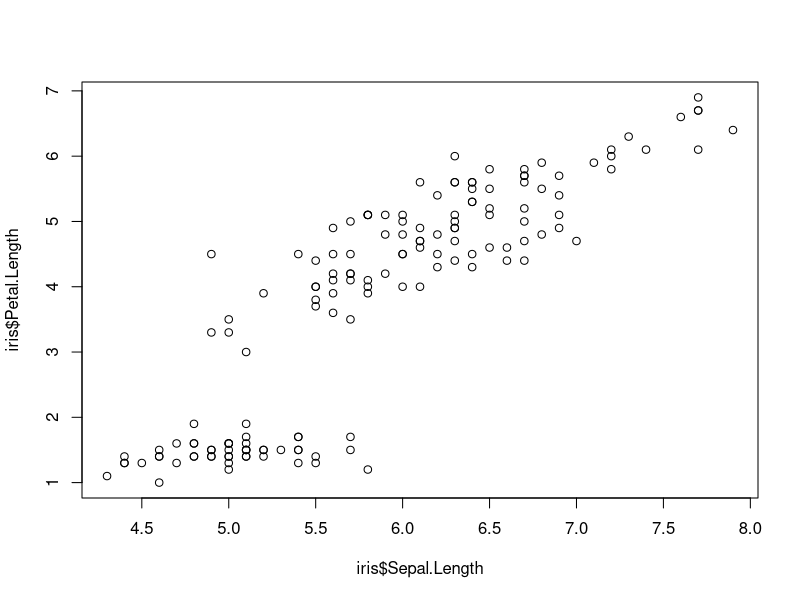
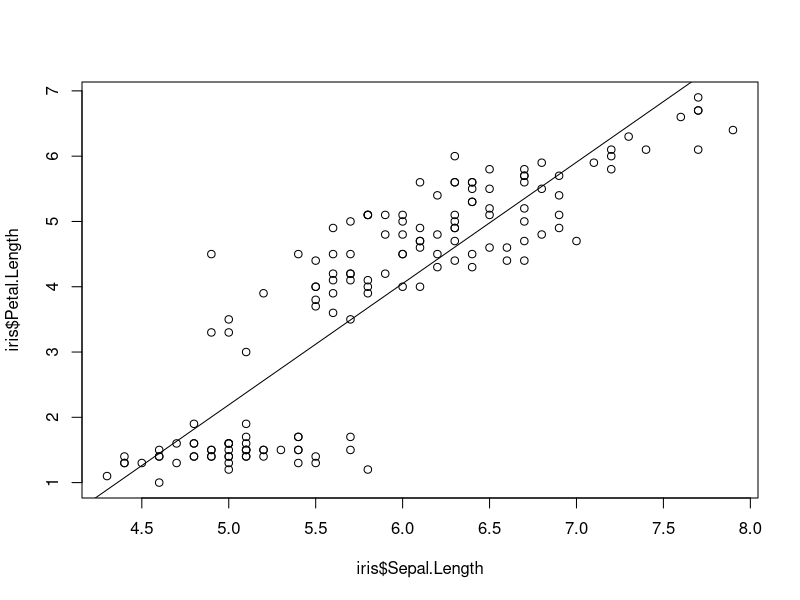
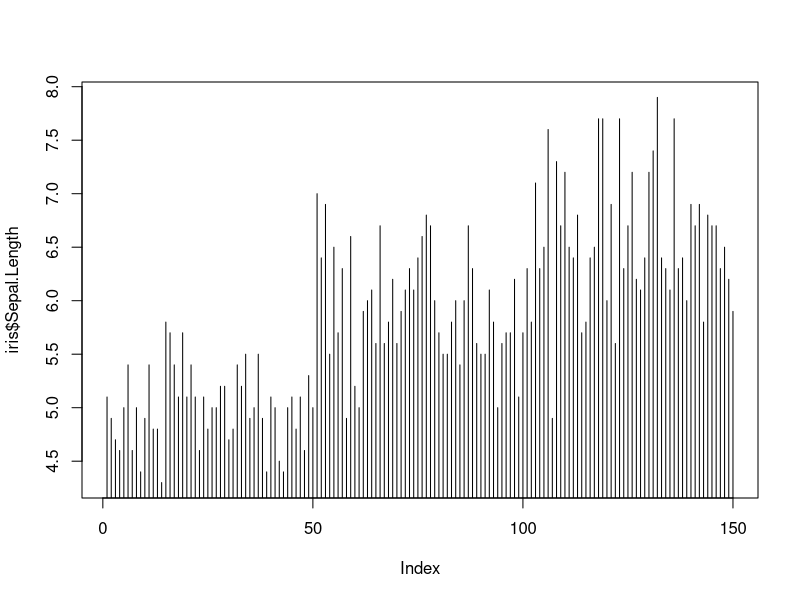
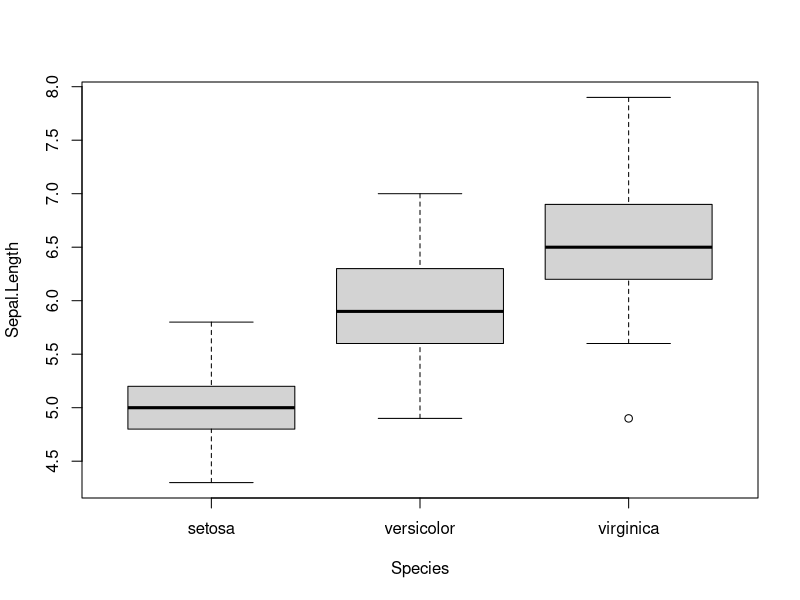
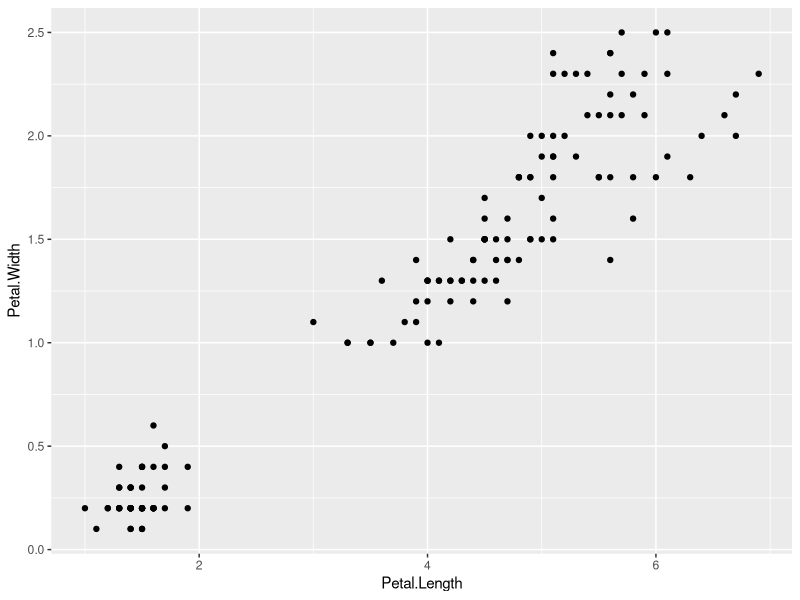
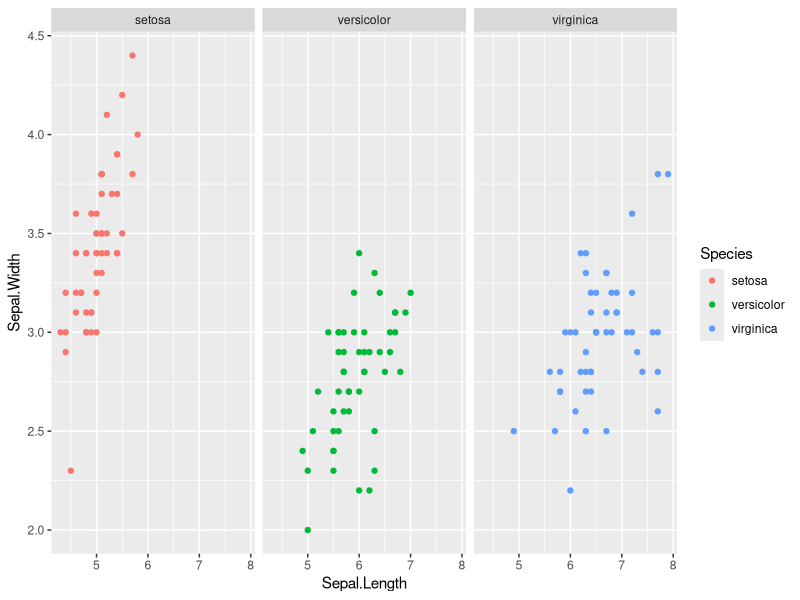
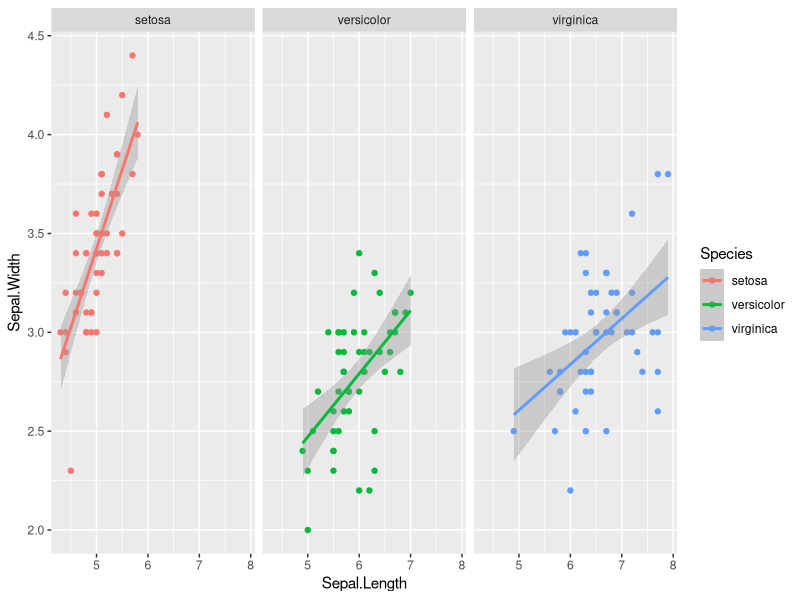
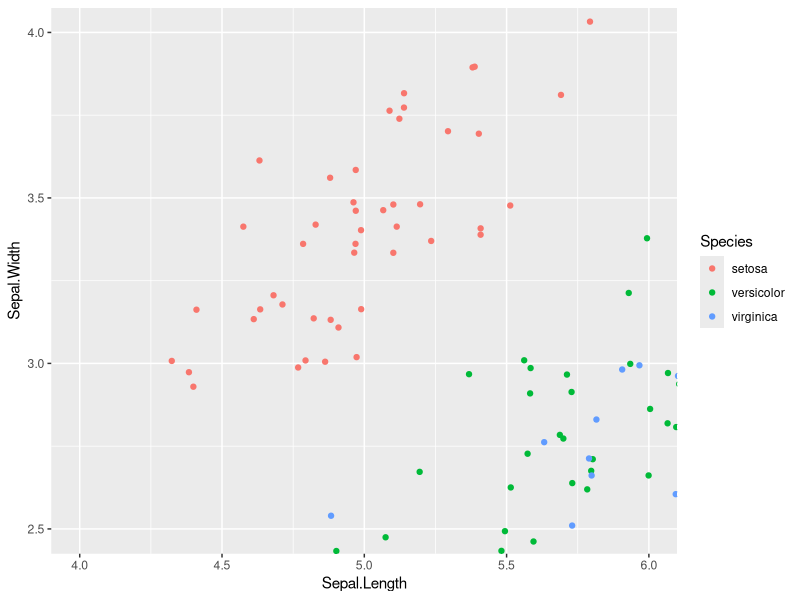

Reproduce these figures in R, in order. (Note: this script raises an error after producing the figures.)
## ---- chunk 1
library(readr)
iris <- read_delim("datasets/iris.txt", delim="\t")

str(iris)
# Classes ‘tbl_df’, ‘tbl’ and 'data.frame':	150 obs. of  5 variables:
#  $ Sepal.Length: num  5.1 4.9 4.7 4.6 5 5.4 4.6 5 4.4 4.9 ...
#  $ Sepal.Width : num  3.5 3 3.2 3.1 3.6 3.9 3.4 3.4 2.9 3.1 ...
#  $ Petal.Length: num  1.4 1.4 1.3 1.5 1.4 1.7 1.4 1.5 1.4 1.5 ...
#  $ Petal.Width : num  0.2 0.2 0.2 0.2 0.2 0.4 0.3 0.2 0.2 0.1 ...
#  $ Species     : chr  "setosa" "setosa" "setosa" "setosa" ...
## ---- chunk 2
plot(iris$Sepal.Length, iris$Petal.Length)
('./plots/plot-1.png')
## ---- chunk 3
plot(iris$Sepal.Length, iris$Petal.Length)
abline(lm(iris$Petal.Length ~ iris$Sepal.Length))
('./plots/plot-2.png')
## ---- chunk 4
plot(iris$Sepal.Length, type = 'h')
('./plots/plot-3.png')
## ---- chunk 5
boxplot(Sepal.Length ~ Species, data = iris)
('./plots/plot-4.png')
## ---- chunk 6
library(ggplot2)
ggplot(data = iris, aes(x=Petal.Length, y=Petal.Width)) + geom_point()
('./plots/ggplot-1.png')
## ---- chunk 7
ggplot(iris, aes(Sepal.Length, Sepal.Width, color = Species)) +
         geom_point() + facet_grid(.~Species)
('./plots/ggplot-2.png')
## ---- chunk 8
ggplot(iris, aes(Sepal.Length, Sepal.Width, color = Species)) +
         geom_point() + facet_grid(.~Species) + geom_smooth(method = "lm")
('./plots/ggplot-3.png')
## ---- chunk 9
ggplot(iris, aes(Sepal.Length, Sepal.Width, color=Species)) + 
     geom_jitter() + 
     coord_cartesian(xlim = c(4,6), ylim=c(2.5,4))
('./plots/ggplot-4.png')
## ---- chunk 10
ggplot(iris, aes(x=Species, y=Sepal.Width, fill=Species)) +
     geom_boxplot(alpha=0.6, width=0.5) + 
     theme_dark()
('./plots/ggplot-5.png')

ggplot(iris, aes(x=Species, y=Sepal.Width, fill=Species)) +
     geom_boxplot(alpha=0.6, width=0.5) + 
     theme_light()
('./plots/ggplot-6.png')
## ---- chunk 11
ggplot(iris, aes(x=Species, y=Sepal.Width)) +
     geom_violin(alpha=0.5, show.legend = FALSE, aes(fill = Species)) + 
     stat_boxplot(geom ='errorbar', width=0.25) +
     geom_boxplot(width=0.5, show.legend = FALSE) + 
     geom_dotplot(binaxis="y", stackdir="center", position="dodge", dotsize=0.75, aes(fill=Species)) + 
     ggtitle("Sepal width for three species of iris") + 
     labs(x="Iris Species", y="Sepal Width") + 
     theme_classic() + 
     theme(axis.title = element_text(size=15),
           plot.title = element_text(size = 24, hjust = 0.5),
           axis.text = element_text(size=13, color = "black")) +
     scale_fill_manual(values = c("#3A9276","#F14705","#4F68A1")) 
('./plots/ggplot-7.png')
## ---- chunk 12
Normal <- c(0.83, 0.79, 0.99, 0.69)
Cancer <- c(0.56, 0.56, 0.64, 0.52)
m <- c(mean(Normal), mean(Cancer))
s <- c(sd(Normal), sd(Cancer))
d <- data.frame(V=c("Normal", "Cancer"), mean=m, sd=s)
d$V <- factor(d$V, levels=c("Normal", "Cancer"))

ggplot(d, aes(V, mean, fill=V, width=.5)) + 
     geom_errorbar(aes(ymin=mean, ymax=mean+sd, width=.2), 
                     position=position_dodge(width=.8)) + 
     geom_bar(stat="identity", position=position_dodge(width=.8), colour="black") + 
     scale_fill_manual(values=c("grey80", "white")) + 
     theme_bw() +theme(legend.position="none") + xlab("") + ylab("") + 
     theme(axis.text.x = element_text(face="bold", size=14), 
               axis.text.y = element_text(face="bold", size=14)) + 
     scale_y_continuous(expand=c(0,0), limits=c(0, 1.2), breaks=seq(0, 1.2, by=.2)) + 
     geom_segment(aes(x=1, y=.98, xend=1, yend=1.1)) + 
     geom_segment(aes(x=2, y=.65, xend=2, yend=1.1)) + 
     geom_segment(aes(x=1, y=1.1, xend=2, yend=1.1)) + 
     annotate("text", x=1.5, y=1.06, label="*")
('./plots/ggplot-8.png')
## ---- chunk 13
ggplot(iris)
('./plots/ggplot-9.png')
## ---- chunk 14
ggplot(iris, aes(x=Sepal.Length))
('./plots/ggplot-10.png')
## ---- chunk 15
ggplot(iris, aes(x=Sepal.Length)) + geom_point()
# Error: geom_point requires the following missing aesthetics: y
## ---- chunk 16
ggplot(iris, aes(x=Sepal.Length, y=Sepal.Width)) + geom_point() + geom_smooth()
('./plots/ggplot-11.png')
## ---- chunk 17
ggplot(iris, aes(x=Sepal.Length)) + geom_histogram()
('./plots/ggplot-12.png')
## ---- chunk 18
ggplot(iris, aes(x=Sepal.Length)) + geom_histogram()
('./plots/ggplot-12.png')
## ---- chunk 19
ggplot(iris, aes(x=Sepal.Length, fill=Species)) + geom_histogram()
('./plots/ggplot-13.png')
## ---- chunk 20
ggplot(iris, aes(x=Sepal.Length, fill=Species)) + geom_histogram(position="identity", alpha=0.5)
('./plots/ggplot-14.png')
## ---- chunk 21
ggplot(iris, aes(x=Sepal.Length, fill=Species)) + geom_histogram(alpha=0.5)
('./plots/ggplot-15.png')
## ---- chunk 22
ggplot(iris, aes(x=Sepal.Length, y=Sepal.Width, color=Sepal.Width)) + geom_point()
('./plots/ggplot-16.png')
## ---- chunk 23
ggplot(iris, aes(x=Sepal.Length, y=Sepal.Width, color=Species)) + geom_point()
('./plots/ggplot-17.png')
## ---- chunk 24
ggplot(iris, aes(x=Sepal.Length, y=Sepal.Width, color="coral")) + geom_point()
('./plots/ggplot-18.png')
## ---- chunk 25
ggplot(iris, aes(x=Sepal.Length, y=Sepal.Width, shape=Species)) + geom_point()
('./plots/ggplot-19.png')
## ---- chunk 26
ggplot(iris, aes(x=Sepal.Length, y=Sepal.Width, shape=Species)) + geom_point(position="jitter")
('./plots/ggplot-20.png')
## ---- chunk 27
ggplot(iris, aes(x=Species, y=Sepal.Length)) + geom_point()
('./plots/ggplot-21.png')
ggplot(iris, aes(x=Species, y=Sepal.Length)) + geom_jitter()
('./plots/ggplot-22.png')
## ---- chunk 28
ggplot(iris, aes(x=Species, y=Sepal.Length)) + geom_jitter(width=0.25)
('./plots/ggplot-23.png')
## ---- chunk 29
ggplot(iris, aes(x=Species, y=Sepal.Length)) + geom_boxplot()
('./plots/ggplot-24.png')
## ---- chunk 30
ggplot(iris, aes(x=Species, y=Sepal.Length, color=Species)) + geom_boxplot()
('./plots/ggplot-25.png')
## ---- chunk 31
ggplot(iris, aes(x=Species, y=Sepal.Length, fill=Species)) + geom_boxplot()
('./plots/ggplot-26.png')
## ---- chunk 32
ggplot(iris, aes(Petal.Width)) + geom_bar()
('./plots/ggplot-27.png')
## ---- chunk 33
ggplot(iris, aes(Sepal.Length, fill=Species)) + geom_bar()
('./plots/ggplot-28.png')
## ---- chunk 34
ggplot(iris, aes(Sepal.Length, fill=Species)) + geom_bar(position = "dodge")
('./plots/ggplot-29.png')
ggplot(iris, aes(Sepal.Length, fill=Species)) + geom_bar(position = "fill")
('./plots/ggplot-30.png')
ggplot(iris, aes(Sepal.Length, fill=Species)) + geom_bar(position = "stack")
('./plots/ggplot-31.png')
## ---- chunk 35
ggplot(iris, aes(x=Sepal.Length, y=Sepal.Width, color=Sepal.Width)) +
     geom_point() +
     facet_grid(. ~ Species) +
     xlab('Sepal length (mm)') +
     ylab('Sepal width (mm)') +
     theme_classic()
('./plots/ggplot-32.png')
